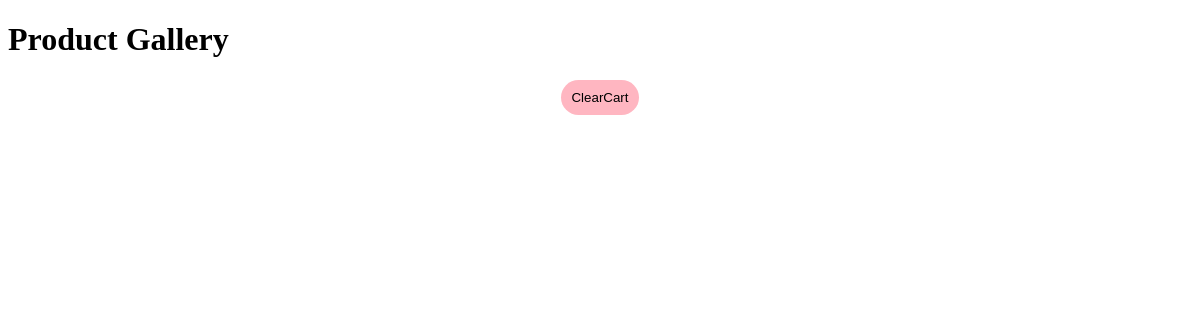
Before: /cart/ with the older database file.
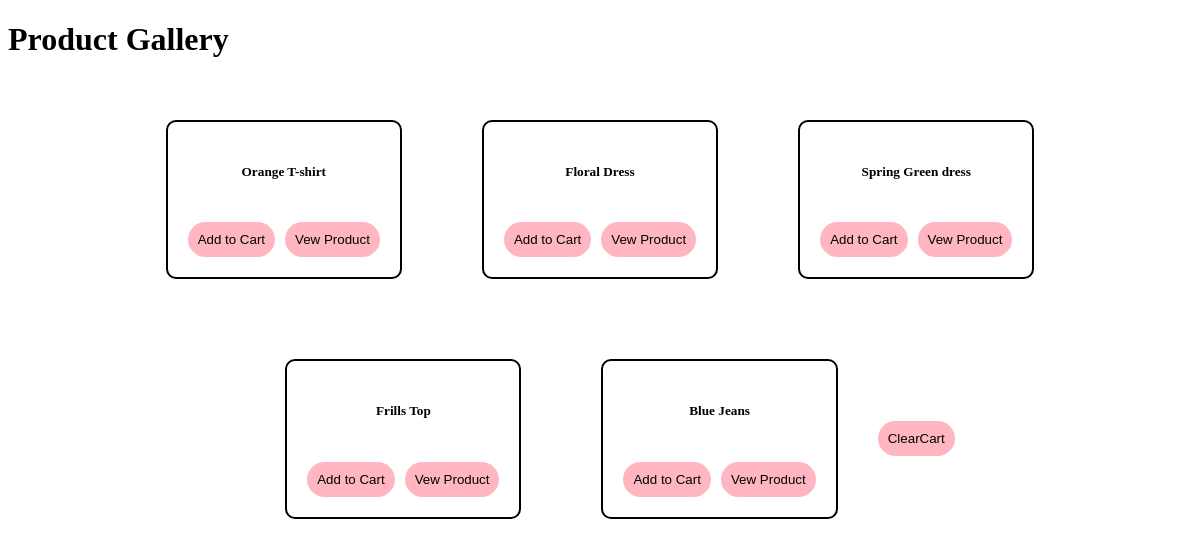
After: the same page with the newer database file.
### SharedCart/models.py (models this page shows, shortened)
class Product(models.Model):
	product_id=models.IntegerField(default=0)
	product_name=models.CharField(max_length=50)
	price=models.IntegerField(default=0)
	image=models.ImageField(upload_to="images")

### SharedCart/views.py (the view)
# urls.py: path('', view=views.index, name="index"),
def index(request):
	products=Product.objects.all()
	return render(request,"cart.html",{'product':products})

### SharedCart/templates/cart.html (shortened to what this page needs)
<!DOCTYPE html>
<html>
<head>
</head>
<body>
  <h1>	Product Gallery</h1>
  <div class="procuct_container">
  	{%for i in product%}
  	<div class="card">
  		<h5 id="namepr{{i.product_id}}">{{i.product_name}}</h5>
  		<div class="buttons">
  		<div id="divpr{{i.id}}" class="divpr">
  			<button id= 'pr{{i.product_id}}' class="cart">Add to Cart</button>
  		</div>
  		<div class="view">
  			<button>Vew Product</button>
  		</div>
  		</div>
  	</div>
  	{% endfor%}
  	<button class="clear">ClearCart</button>
  </div>
</body>
</html>

### SharedCart/templates/cart.html (style rules this page uses)
.procuct_container { display: flex; flex-wrap: wrap; justify-content: center; align-items: center; }
.card { border:2px black solid; border-radius: 10px; width: auto; padding:20px; display: flex; justify-content: center; flex-direction: column; align-items: center; margin:40px; }
.buttons { display: flex; flex-direction: row; justify-content: center; align-items: center; margin-top:20px; }
.view { margin-left: 10px; }
button { background-color: #FFB6C1; padding: 10px; border-radius: 20px; outline: none; border:none ; cursor:pointer; }

Changed rows visible on the page:
added Product: product_name "Orange T-shirt"
added Product: product_name "Floral Dress"
added Product: product_name "Spring Green dress"
added Product: product_name "Frills Top"
added Product: product_name "Blue Jeans"
